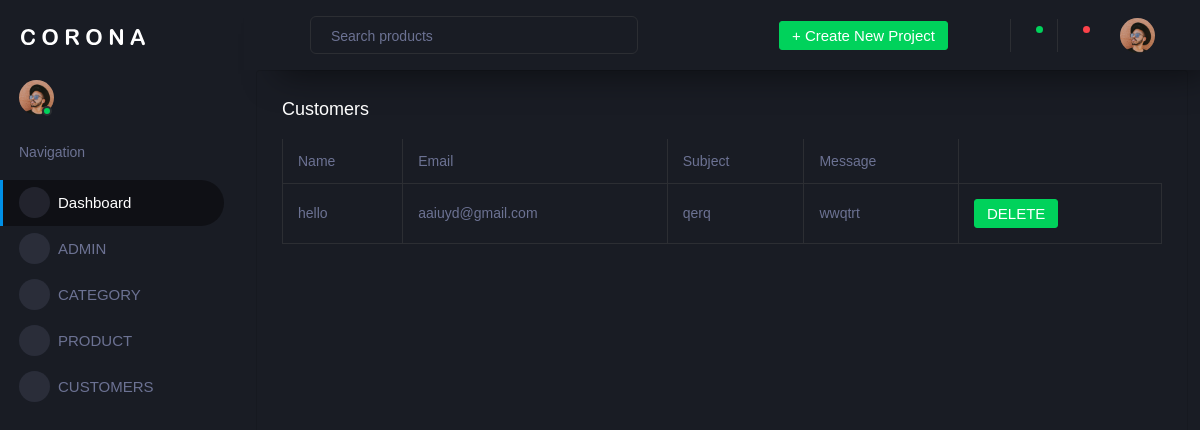
Screenshot of /app1/customers/ with the database file from the repository.
### frontend/models.py (models this page shows)
class contactdb(models.Model):
    Name = models.CharField(max_length=100, null=True, blank=True)
    Email = models.CharField(max_length=100, null=True, blank=True)
    Subject = models.CharField(max_length=100, null=True, blank=True)
    Message = models.CharField(max_length=100, null=True, blank=True)

### app1/views.py (the view)
# urls.py: path('customers/', views.customers, name="customers"),
def customers(req):
    data = contactdb.objects.all()
    return render(req, 'customers.html',{'data':data})

### app1/templates/customers.html (shortened to what this page needs)
<!DOCTYPE html>
{% extends 'index.html' %}
{% block content %}
<html lang="en">
<head>
</head>
<body>
<div class="col-lg-12 grid-margin stretch-card">
                <div class="card">
                  <div class="card-body">
                    <h4 class="card-title">Customers</h4>
                    <div class="table-responsive">
                      <table class="table table-bordered">
                        <thead>
                          <tr>
                            <th> Name </th>
                            <th> Email </th>
                            <th> Subject </th>
                            <th> Message </th>
                          </tr>
                        </thead>
                        <tbody>
                        {% for d in data %}
                            <tr>
                                <td>{{d.Name}}</td>
                                <td>{{d.Email}}</td>
                                <td>{{d.Subject}}</td>
                                <td>{{d.Message}}</td>
                                <td>
                                    <form action="{% url 'deletecustomer' dataid=d.id %}">
                                        <button type="submit" class="btn btn-success">DELETE</button>
                                    </form>
                                </td>
                            </tr>
                        {% endfor %}
                        </tbody>
                      </table>
                    </div>
                  </div>
                </div>
              </div>
</body>
</html>
{% endblock %}

### rows the page displays
contactdb: Name "hello", Email "aaiuyd@gmail.com", Subject "qerq", Message "wwqtrt"
